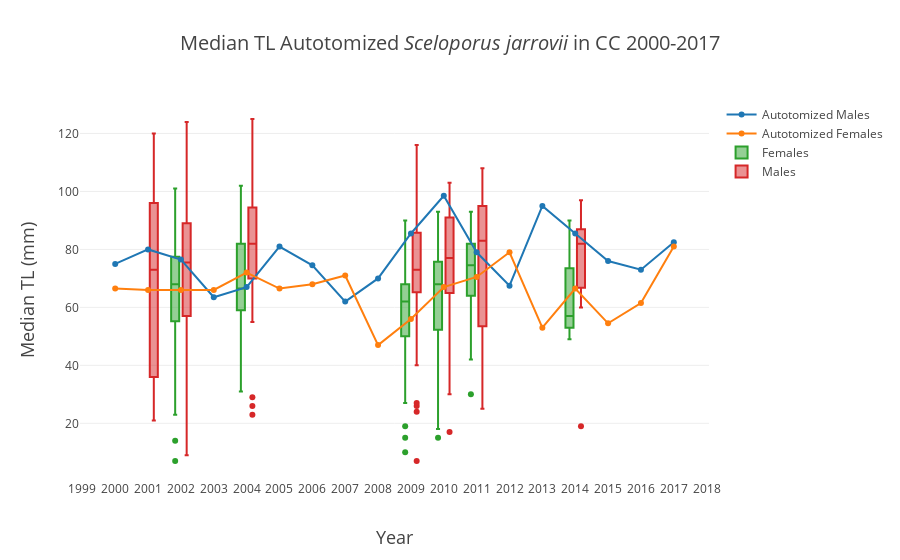

Notebook code for this chart:
### Markdown cell above
##### Histogram of TL (Autotomized)

### Code cell
femaleBoxAut = go.Box(x=df_firstInYear.loc[(df_firstInYear.sex=='f')]['year'], 
                y = df_firstInYear.loc[(df_firstInYear.sex=='f')&(df_firstInYear.autotomized)].tl
                      ,name='Females')
maleBoxAut = go.Box(x=df_firstInYear.loc[(df_firstInYear.sex=='m')]['year'], 
              y = df_firstInYear.loc[(df_firstInYear.sex=='m')&(df_firstInYear.autotomized)].tl
                    ,name='Males')
femaleAut = go.Scatter(x=TLbyYear.loc[(TLbyYear.autotomized)&(TLbyYear.sex=='f')]['year'], 
                   y = TLbyYear.loc[(TLbyYear.autotomized)&(TLbyYear.sex=='f')]['50%']
                      ,name='Autotomized Females')
maleAut = go.Scatter(x=TLbyYear.loc[(TLbyYear.autotomized)&(TLbyYear.sex=='m')]['year'], 
              y = TLbyYear.loc[(TLbyYear.autotomized)&(TLbyYear.sex=='m')]['50%']
                    ,name='Autotomized Males')

data = [maleAut,femaleAut,femaleBoxAut,maleBoxAut]
layout = go.Layout(
    title = 'Median TL Autotomized <i>Sceloporus jarrovii</i> in CC 2000-2017',
    titlefont = dict(
        size = 20),
    xaxis = dict(
        dtick = 1,
        title = 'Year',
        titlefont = dict(
            size = 18)),
    yaxis = dict(
        title = 'Median TL (mm)',
        titlefont = dict(
            size = 18)),
boxmode='group')

fig = go.Figure(
        data = data,
        layout = layout)
iplot(fig, filename = 'Median TL for Autotomized Sceloporus jarrovii in CC 2000-2017.html')
plot(fig, filename = 'Median TL for Autotmized Sceloporus jarrovii in CC 2000-2017.html')

### Figure 1 — Plotly figure (JSON) as saved in the notebook; plotly's stock layout.template omitted (floating-point values rounded to 4 significant figures; data arrays with more than 128 entries replaced by an {"elided": "..."} marker saying what was removed)
{"data": [{"name": "Autotomized Males", "type": "scatter", "uid": "0f45091c-aa84-11e9-808b-90324b8dd25e", "x": [2000, 2001, 2002, 2003, 2004, 2005, 2006, 2007, 2008, 2009, 2010, 2011, 2012, 2013, 2014, 2015, 2016, 2017], "y": [75, 80, 76.5, 63.5, 67, 81, 74.5, 62, 70, 85.5, 98.5, 79, 67.5, 95, 85.5, 76, 73, 82.5]}, {"name": "Autotomized Females", "type": "scatter", "uid": "0f45091d-aa84-11e9-bfb2-90324b8dd25e", "x": [2000, 2001, 2002, 2003, 2004, 2005, 2006, 2007, 2008, 2009, 2010, 2011, 2012, 2013, 2014, 2015, 2016, 2017], "y": [66.5, 66, 66, 66, 72, 66.5, 68, 71, 47, 56, 67, 70.5, 79, 53, 66.5, 54.5, 61.5, 81]}, {"name": "Females", "type": "box", "uid": "0f45091e-aa84-11e9-afd0-90324b8dd25e", "x": {"elided": "795 int values"}, "y": {"elided": "221 int values"}}, {"name": "Males", "type": "box", "uid": "0f45091f-aa84-11e9-af68-90324b8dd25e", "x": {"elided": "676 int values"}, "y": {"elided": "214 int values"}}], "layout": {"boxmode": "group", "title": "Median TL Autotomized <i>Sceloporus jarrovii</i> in CC 2000-2017", "titlefont": {"size": 20}, "xaxis": {"dtick": 1, "title": "Year", "titlefont": {"size": 18}}, "yaxis": {"title": "Median TL (mm)", "titlefont": {"size": 18}}}}
